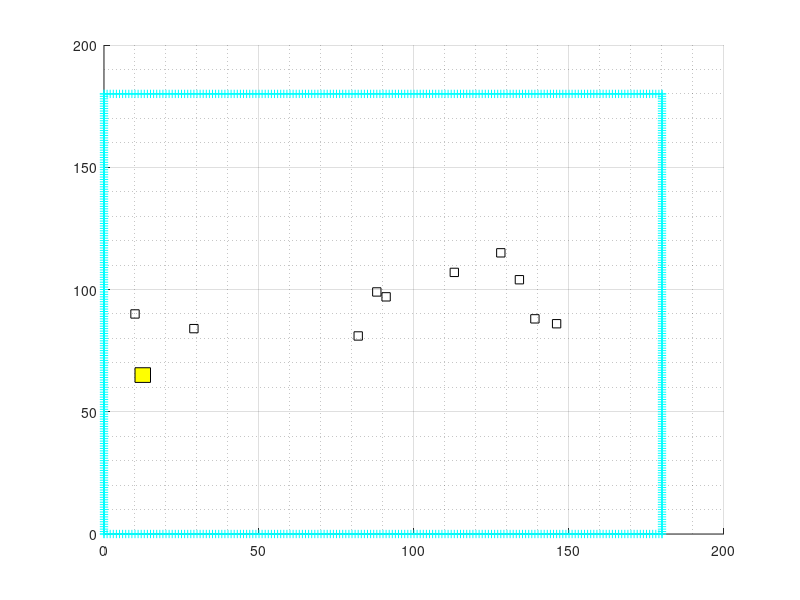

This chart was generated by the following MATLAB code: (Note: this script raises an error after producing the figure.)
% Goal for next week is to move robot around obstacle field forever without
% collision and vison cone shown 

% Clear workspace and reinitialize random number generator 
clear;
clf('reset')
rng('shuffle') 

% User defined variables
% Optional manual control 
% Add obstacle size 
xmax = 180;
ymax = 180;
obstacle_count = 10;

% Generate field wall
xwall = 0:xmax;
ywall = 0:ymax;
xmax_vector = xmax*ones(1, ymax+1);
ymax_vector = ymax*ones(1, xmax+1);

% Generate x, y coordiantes of each obstacle 
xcoord = 1:obstacle_count;
ycoord = 1:obstacle_count;
for i = 1:obstacle_count
    xcoord(i) = randi([0,xmax]);
    ycoord(i) = randi([80,120]);
end

% Visualize data 
% Increase wall thickness


hold on
grid on
grid minor
S = 'c+-';
plot(xwall, zeros(1, xmax+1), S);
plot(xwall, ymax_vector, S);
plot(zeros(1, ymax+1), ywall, S);
plot(xmax_vector, ywall, S);
%this plots the squares

plot(xcoord, ycoord, 'ks')
hold off

x = [10 10 15 15];
y = [62 68 68 62];
g = hgtransform;
patch('XData',x,'YData',y,'FaceColor','yellow','Parent',g)
%directions
up = 1; 
down = 2;
left = 3;
right = 4; 
direction = up; 

a = 0; %loop counting variable
x = 1; %plotted x coordinate
y = 68; %plotted y coordinate
xfactor = 5; %used to show whether the robot runs into something
yfactor = 5;
speed = 1;
while (a<1000)
  switch (direction)
      case up
          g.Matrix = makehgtform('translate',x,y,0);
          y = y+speed;
          if y == 107
              if x == -3
                  choices = [down,right];
                  pos = randi(2);
                  direction = choices(pos);
              elseif x == 160
                  choices = [down,left];
                  pos = randi(2);
                  direction = choices(pos);
                  
              else
                  choices = [down,left,right];
                  pos = randi(3);
                  direction = choices(pos); 
                  
                  
% %                   for i = 1:obstacle_count
% %                       xobjcoord = xcoord(i);
% %                       for j = 1:obstacle_count
% %                           yobjcoord = ycoord(j);
% %                           if (x+xfactor == xobjcoord) && (y+yfactor == yobjcoord)
% %                               choices = [down,left,right];
% %                               pos = randi(3);
% %                               direction = choices(pos);  
% %                           else
% %                               choices = [down,left,right];
% %                               pos = randi(3);
% %                               direction = choices(pos);  
% %                           end
% %                       end
% %                   end
              end
          end
      case down
          g.Matrix = makehgtform('translate',x,y,0);
          y = y - speed; 
          if y == -58
              if x == -3
                  choices = [up,right];
                  pos = randi(2);
                  direction = choices(pos);
              elseif x == 160
                  choices = [up,left];
                  pos = randi(2);
                  direction = choices(pos);
              else
                   choices = [up,left,right];
                   pos = randi(3);
                   direction = choices(pos);
              end
          end
      case left
          g.Matrix = makehgtform('translate',x,y,0);
          x = x-speed;
          if x == -3
              if y == -58
                  choices = [up,right];
                  pos = randi(2);
                  direction = choices(pos);
              elseif y == 107
                  choices = [down,right];
                  pos = randi(2);
                  direction = choices(pos);
              else
                  choices = [up,down,right];
                  pos = randi(3);
                  direction = choices(pos);
              end
          end
      case right
          g.Matrix = makehgtform('translate',x,y,0);
          x = x+speed;   
          if x == 160
              if y == -58
                  choices = [up,left];
                  pos = randi(2);
                  direction = choices(pos);
              elseif y == 107
                  choices = [down,left];
                  pos = randi(2);
                  direction = choices(pos);
              else 
                 choices = [up,down,left];
                 pos = randi(3);
                 direction = choices(pos);
              end
          end
  end
  
  drawnow
  a = a+1; 
end




% Add virtual boarder for operation area, reject all data outside (can't detect
% wall) based on known positions 

% Generate random start and finish location  

% Find ideal path withought obstacles 

% Place robot on start location with orientation ^, v, <, > 

% Manual control 

% Auto-pilot without prior knowledge of obstacles or learning

% Collect data from test 

% Alert when finished or stuck 